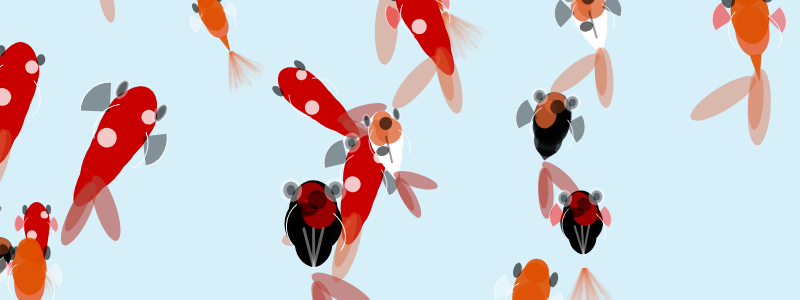
Frame 1 (no input)
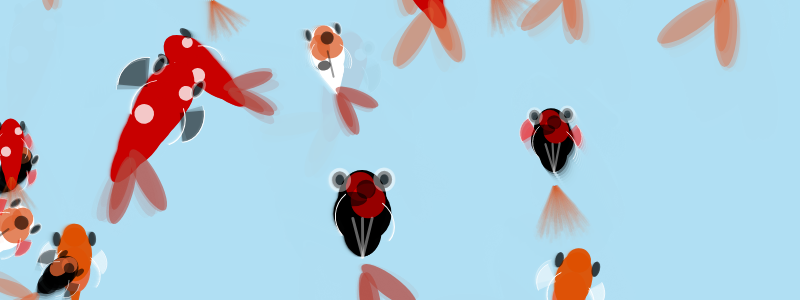
Frame 60 (no input)
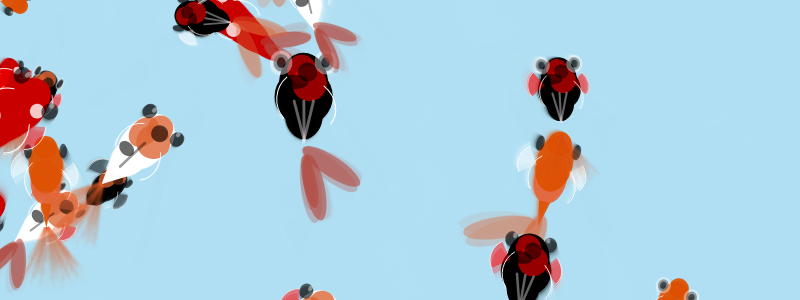
Frame 120 (the mouse pressed at the canvas centre since frame 60)

The p5.js sketch that drew these frames (run headless with seeded random() and noise() and a simulated clock; from frame 60 on, the mouse is pressed at the canvas centre):

// p5.js sketch
// ── sketch.js
let kois = [];
var bubbles = [];

function setup() {
  createCanvas(800, 300);
  let numKois = 80;
  
  for (let i = 0; i < numKois; i++) {
    let k = new Koi(random(width), random(height));
    kois.push(k);
  }
  }


function draw() {
  background(177, 223, 243, 130);
  for (let i = 0; i < kois.length; i++) {
    kois[i].update();
    kois[i].display();
    kois[i].checkOutOfCanvas();
  }

  for (var i = 0; i < bubbles.length; i++) {
    bubbles[i].update();
    bubbles[i].display();
  }
  
    for (let i = kois.length - 1; i >= 0; i --) {
    let k = kois[i];
    if (k.isDone == true){
      kois.splice(i, 1);
      let n = new Koi(random(width), random(height));
      kois.push(n);

    }
}
}
class Koi {
  constructor(startX, startY) {
    this.x = startX;
    this.y = startY;
    this.sinAxisIncrement = random(360);
    this.xOffset = 0;
    this.yOffset = 0;
    this.speed = random(1, 5);
    this.isDone = false;

    this.bodyIndex = floor(random(5));
    this.eyeIndex = floor(random(5));
    this.tailIndex = floor(random(3));
    this.flippersIndex = floor(random(4));
    this.degree = random(radians(360));
    this.scale = random(0.5, 1);
  }
  checkOutOfCanvas(){
    if (this.x <0 || this.x > width) {
      this.isDone = true;
    }
    if (this.y < 0 || this.y > height){
      this.isDone = true;
    }
  }

  update() {
    let rad = radians(this.sinAxisIncrement);
    let sinValue = sin(rad);
    this.xOffset = map(sinValue, -1, 1, -30, 30);
    this.yOffset = map(sinValue, -1, 1, -30, 30);
    this.y = this.y -1
    this.sinAxisIncrement += this.speed;
  }
  display() {
    push();
    rotate(this.degree);
    translate(this.x + this.xOffset, this.y + this.yOffset);
    scale(this.scale);
    this.drawBody();
    this.drawEyes();
    this.drawTail();
    this.drawFlippers();

    push();
    rotate(radians(50));
    stroke(255);
    strokeWeight(1);
    noFill();
    arc(15, 10, 60, 60, HALF_PI, PI);
    rotate(radians(170));
    arc(-19, -15, 60, 50, HALF_PI, PI);
    pop();
    pop();

    //push();
    //fill("green");
    //circle(0, 0, 5);
    //text("center point", 0, 0);
    //pop();

    //pop();
  }

  drawTail() {
    if (this.tailIndex == 0) {
      push();
      translate(0, 76); // rotation point
      let radius = 5;
      for (let i = 0; i < 100; i++) {
        let length = random(40, 80);
        strokeWeight(4);
        stroke(220, 100, 55, 10);

        push();
        rotate(radians(random(120, 50)));
        line(radius, 0, length, 0);
        pop();
      }
      pop();
    } else if (this.tailIndex == 1) {
      push();
      scale(0.9);
      translate(-10, 70);
      ellipseMode(CORNER);
      rotate(random(radians(20)));
      fill(220, 100, 55, 100);
      ellipse(0, 0, 30, 100);
      ellipse(0, 0, 20, 80);
      rotate(radians(55));
      ellipse(0, 0, 30, 100);
      pop();
    } else if (this.tailIndex == 2) {
      push();
      scale(0.7);
      translate(-10, 110);
      ellipseMode(CORNER);
      rotate(random(radians(-20)));
      fill(180, 70, 60, 150);
      ellipse(0, 0, 30, 100);
      ellipse(0, 0, 20, 80);
      rotate(radians(-45));
      ellipse(0, 0, 30, 100);
      pop();
    }
  }

  drawEyes() {
    if (this.eyeIndex == 0) {
      push();
      fill(0, 0, 0, 150);
      ellipse(-23, -20, 10, 19);
      ellipse(23, -20, 10, 19);
      pop();
    } else if (this.eyeIndex == 1) {
      push();
      fill(0, 0, 0, 150);
      ellipse(-23, -20, 10, 13);
      ellipse(23, -20, 10, 13);
      pop();
    } else if (this.eyeIndex == 2) {
      push();
      fill(0, 0, 0, 150);
      ellipse(-23, -20, 16, 18);
      ellipse(23, -20, 16, 18);
      fill(255, 255, 255, 100);
      ellipse(-20, -25, 5, 7);
      ellipse(20, -25, 5, 6);
      pop();
    } else if (this.eyeIndex == 3) {
      push();
      stroke(255, 255, 255, 100);
      strokeWeight(3);
      fill(0, 0, 0, 150);
      ellipse(-23, -20, 10, 19);
      ellipse(23, -20, 10, 19);
      pop();
    } else if (this.eyeIndex == 4) {
      push();
      stroke(255, 255, 255, 100);
      strokeWeight(7);
      fill(0, 0, 0, 150);
      ellipse(-23, -20, 16, 18);
      ellipse(23, -20, 16, 18);
      pop();
    }
  }

  drawBody() {
    noStroke();
    if (this.bodyIndex == 0) {
      push();
      fill(230, 100, 55, 230);
      ellipse(0, 20, 40, 60);
      fill(222, 80, 0, 230);
      ellipse(0, 0, 45, 70);
      ellipse(0, -25, 30);
      triangle(0, 80, -7, 48, 7, 48);
      pop();
    } else if (this.bodyIndex == 1) {
      noStroke();
      push();
      fill(200, 0, 0);
      ellipse(0, 0, 50, 60);
      ellipse(0, 10, 50, 90);
      ellipse(0, 28, 45, 80);
      ellipse(0, 46, 40, 80);
      ellipse(0, 55, 30, 100);
      fill(255, 255, 255, 200);
      ellipse(-10, 30, 20);
      ellipse(15, -10, 15);
      pop();
    } else if (this.bodyIndex == 2) {
      push();
      noStroke();
      fill(255, 255, 255, 250);
      ellipse(0, 0, 50, 60);
      ellipse(0, 5, 52, 50);
      ellipse(0, 10, 50, 60);
      ellipse(0, 15, 50, 60);
      triangle(-15, 50, 15, 50, 0, 80);
      push();
      rotate(radians(-25));
      ellipse(-20, 35, 30, 40);
      pop();
      push();
      rotate(radians(25));
      ellipse(20, 35, 30, 40);
      pop();
      fill(220, 100, 50, 200);
      ellipse(-10, 2, 30, 40);
      ellipse(6, 2, 40, 40);
      ellipse(0, -15, 30);
      fill(0, 0, 0, 150);
      ellipse(4, -10, 20);
      ellipse(-10, 30, 20, 15);
      stroke(0, 0, 0, 100);
      strokeWeight(3);
      line(0, 10, 0, 50);
      pop();
    } else if (this.bodyIndex == 3) {
      push();
      noStroke();
      fill(0, 0, 0, 180);
      ellipse(0, 0, 50, 60);
      ellipse(0, 5, 52, 50);
      ellipse(0, 10, 50, 60);
      ellipse(0, 15, 50, 60);
      triangle(-15, 50, 15, 50, 0, 65);
      push();
      rotate(radians(-25));
      ellipse(-20, 35, 30, 40);
      pop();
      push();
      rotate(radians(25));
      ellipse(20, 35, 30, 40);
      pop();
      fill(220, 100, 50, 200);
      ellipse(-10, 2, 30, 40);
      ellipse(0, -15, 30);
      fill(0, 0, 0, 150);
      ellipse(4, -10, 20);
      ellipse(-10, 30, 20, 15);
      stroke(0, 0, 0, 100);
      strokeWeight(3);
      pop();
    } else if (this.bodyIndex == 4) {
      push();
      noStroke();
      fill(0, 0, 0, 250);
      ellipse(0, 0, 50, 60);
      ellipse(0, 5, 52, 50);
      ellipse(0, 10, 50, 60);
      ellipse(0, 15, 60, 60);
      push();
      rotate(radians(-25));
      ellipse(-20, 35, 30, 40);
      pop();
      push();
      rotate(radians(25));
      ellipse(20, 35, 30, 40);
      pop();
      fill(255, 0, 0, 150);
      ellipse(6, 2, 36);
      ellipse(-2, -13, 30);
      fill(0, 0, 0, 150);
      ellipse(4, -10, 20);
      ellipse(-10, 0, 30, 15);
      stroke(250, 250, 250, 100);
      strokeWeight(3);
      line(10, 20, 0, 60);
      line(0, 20, 0, 60);
      line(-10, 20, 0, 60);
      pop();
    }
  }

  drawFlippers() {
    if (this.flippersIndex == 0) {
      push();
      fill(0, 0, 0, 100);
      push();
      rotate(random(radians(15)));
      translate(-20, 10);
      rotate(radians(50));
      stroke(255);
      strokeWeight(1);
      arc(0, 0, 60, 60, HALF_PI, PI);
      pop();
      push();
      translate(20, 10);
      rotate(random(radians(15)));
      stroke(255);
      rotate(radians(220));
      arc(0, 0, 60, 50, HALF_PI, PI);
      pop();
      pop();
    } else if (this.flippersIndex == 1) {
      push();
      scale(0.8);
      rotate(random(radians(15)));
      translate(-25, 10);
      rotate(radians(50));
      stroke(255);
      strokeWeight(1);
      fill(255, 0, 0, 120);
      arc(0, 0, 60, 60, HALF_PI, PI);
      pop();
      push();
      scale(0.8);
      translate(25, 10);
      rotate(random(radians(15)));
      fill(255, 0, 0, 100);
      stroke(255);
      rotate(radians(220));
      arc(0, 0, 60, 50, HALF_PI, PI);
      pop();
    } else if (this.flippersIndex == 2) {
      push();
      scale(0.8);
      rotate(random(radians(15)));
      translate(-25, 10);
      rotate(radians(50));
      stroke(255);
      strokeWeight(1);
      fill(255, 255, 255, 100);
      arc(0, 0, 60, 60, HALF_PI, PI);
      pop();
      push();
      scale(0.8);
      translate(25, 10);
      rotate(random(radians(15)));
      fill(255, 255, 255, 100);
      stroke(255);
      rotate(radians(220));
      arc(0, 0, 60, 50, HALF_PI, PI);
      pop();
    } else if (this.flippersIndex == 3) {
    }
  }
}

class Bubble {
  constructor(startX, startY, r) {
    this.x = startX;
    this.y = startY;
    this.bubbleSize = random(0.2, 1.1);

  }
  update() {
    this.y = this.y -random(0.5, 15);
  }

  display() {

    push();
    translate(this.x, this.y);
    rotate(radians(random(150)));
    scale(this.bubbleSize);
    scale(random(0.4, 0.5));
    stroke(255, 255, 255, 100);
    fill(177, 233, 243, 150);
    ellipse(10, 0, 100, 110);
    stroke(255, 255, 255, 100);
    fill(187, 233, 243, 150);

    ellipse(0, 0, 100, 110);
    fill(255, 255, 255, 200)
    ellipse(45, -10, 20);
    ellipse(30, -20, 15);
    pop();
  }
}
function mousePressed() {
  // A new ball object
  var b = new Bubble(mouseX,mouseY);
  bubbles.push(b);
}
// ── style.css

body{
    background-color:rgb(177, 223, 243)
}

.styleone{
    font-size: 30px;;
    color:aliceblue;
}
.blue{
    color:blue;
}

.orange{
    color:orange;
}
.white{
    color:aliceblue
}

.box1{
    background-color: rgb(221, 163, 82);
    position:absolute;
    top: 30px;
    right: 40px;
    padding: 20px; /* inside box */
    margin: 20px; /* outside box */
    width: 170px;
}

.box2{
    background-color: rgb(103, 141, 192);
    position:absolute;
    top: 500px;
    left: 200px;
    width: 600px;
    
}

.box3{
    background-color: orangered;
    position:absolute;
    top: 1100px;
    left: 500px;
}

.imgflowers{
    position:absolute;
    top: 1100px;
    right: 100px;
    width: 300px;
}

.imgob{
    position:absolute;
    top: 700px;
    left: 100px;
    width: 500px;
}

.imgfish{
    position:absolute;
    top: 600px;
    right: 200px;
    width: 500px;
}
